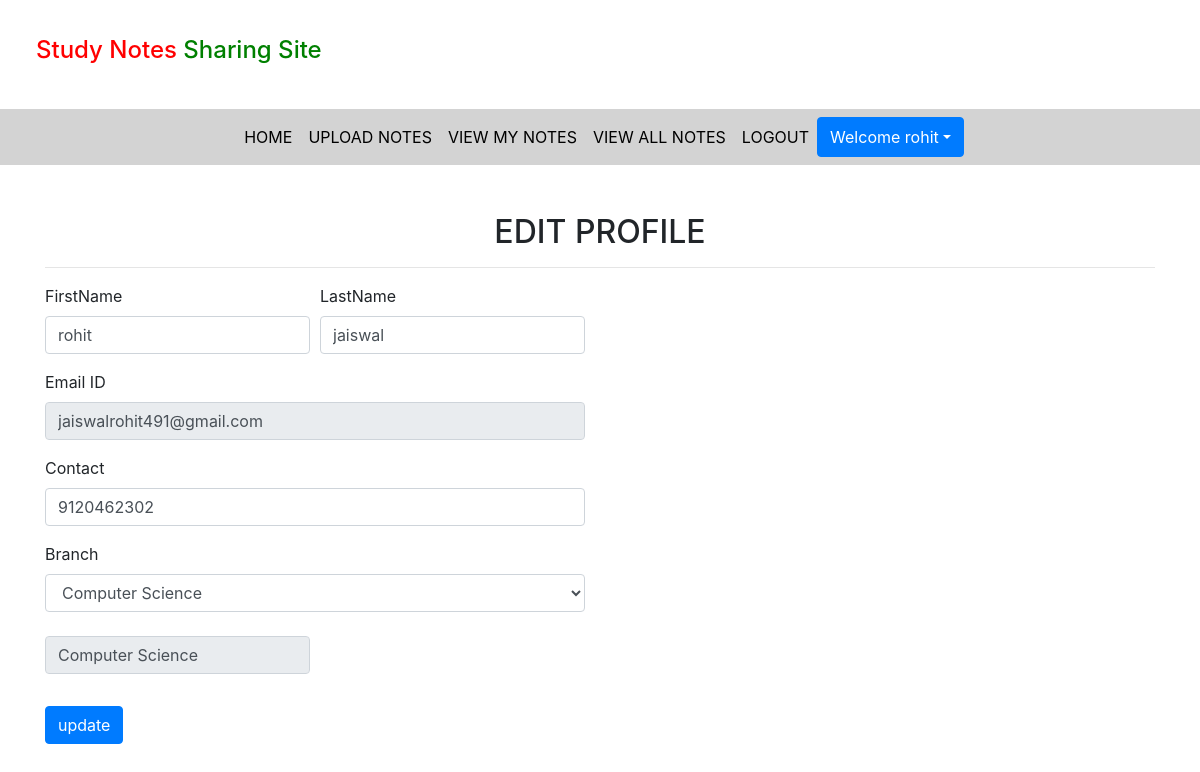
The page /edit_profile (signed in) on the database its author committed.
### notes/models.py (models this page shows, shortened)
class Signup(models.Model):
    user = models.ForeignKey(User, on_delete=models.CASCADE)
    contact = models.CharField(max_length=10,null=True)
    branch = models.CharField(max_length=30)
    role = models.CharField(max_length=15)

### notes/views.py (the view, shortened to what this page needs)
# urls.py: path('edit_profile',edit_profile,name='edit_profile'),
def edit_profile(request):
    if not request.user.is_authenticated:
        return redirect('login')
    user = User.objects.get(id=request.user.id)
    data = Signup.objects.get(user = user)
    error = False
    d = {'data':data,'user':user,'error':error}
    return render(request,'edit_profile.html',d)

### notes/templates/edit_profile.html (shortened to what this page needs)
{% extends 'usernavigation.html' %}
{% load static %}
{% block body %}
<div class="container mt-5">
    <h2 class="text-center">EDIT PROFILE</h2>
    <hr>
    <DIV class="row">
        <div class="col-sm-6">
        <form method="post">
            <div class="form-row">
                <div class="form-group col-md-6">
                    <label>FirstName</label>
                    <input type="text" class="form-control" value="{{data.user.first_name}}" name="firstname">
                </div>
                <div class="form-group col-md-6">
                    <label>LastName</label>
                    <input type="text" class="form-control" value="{{data.user.last_name}}" name="lastname">
                </div>
            </div>
            <div class="form-row">
                <div class="form-group col-md-12">
                    <label>Email ID</label>
                    <input type="text" class="form-control" value="{{data.user.username}}" name="emailid" readonly>
                </div>
            </div>
            <div class="form-row">
                <div class="form-group col-md-12">
                    <label>Contact</label>
                    <input type="text" class="form-control" value="{{data.contact}}" name="contact" >
                </div>
            </div>
            <div class="form-row">
                <div class="form-group col-md-12">
                    <label>Branch</label>
                    <select class="form-control"  name="branch" >
                        <option value="Computer Science">Computer Science</option>
                    </select>
                </div>
                <div class="form-group col-md-6 mt-2">
                    <input type="text" value="{{data.branch}}" class="form-control" readonly>
                </div>
            </div>
<input type="submit" value="update" class="btn btn-primary mt-3">
        </form>
        </div>
    </DIV>
</div>
{% endblock %}

### notes/templates/usernavigation.html (shortened to what this page needs)
<html lang="en">
<head>
    {% load static %}
  <link rel="stylesheet" href="https://maxcdn.bootstrapcdn.com/bootstrap/4.3.1/css/bootstrap.min.css">
  <link rel="stylesheet" href="https://use.fontawesome.com/releases/v5.6.3/css/all.css"></head>
  <link rel="stylesheet" href="{% static 'css/mystyle.css'%}">
</head>
<body>
<h4 style = "padding : 3%"><span style="color:red">Study Notes</span><span style="color:green"> Sharing Site</span></h4>
<nav class=" navbar navbar-expand-sm justify-content-center" style = "background-color: lightgrey;">
<ul class="navbar-nav">
  <li class="navbar-item">
      <a class="nav-link" href="{% url 'profile' %}">HOME</a>
  </li>
  <li class="navbar-item">
    <a class="nav-link" href="{% url 'upload_notes' %}">UPLOAD NOTES</a>
  </li>
  <li class="navbar-item">
    <a class="nav-link" href="{% url 'view_mynotes' %}">VIEW MY NOTES</a>
  </li>
  <li class="navbar-item">
    <a class="nav-link" href="{% url 'viewallnotes' %}">VIEW ALL NOTES</a>
  </li>
  <li class="navbar-item">
    <a class="nav-link" href="{% url 'logout' %}">LOGOUT</a>
  </li>
<div class="btn-group">
    <button type="button" class="btn btn-primary dropdown-toggle" data-toggle="dropdown">Welcome {{request.user.first_name}}</button>
</div>
</ul>
</nav>
</body>
</html>
{% block body %}
{% endblock %}

### notes/static/css/mystyle.css (style rules this page uses)
.nav-link { color : black }

### rows shown on the page
Signup: firstname "rohit", lastname "jaiswal", emailid "jaiswalrohit491@gmail.com", contact "9120462302", branch "Computer Science"

### other values the page prints
{{ request.user.first_name }} "rohit"
